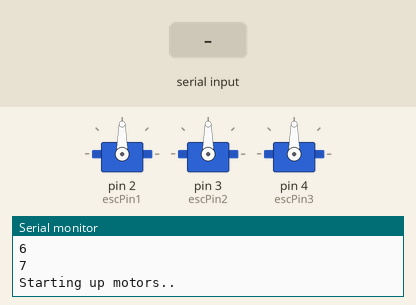
Recording of a sketch running on a simulated Arduino Uno, built with avr-gcc and run on an emulated ATmega328P. Shown: 3 × servo, the last lines printed to the serial monitor. The inputs (shaded band) are chosen by the test bench.

Above: at 9.2 s.
9.3 s: "U" received over Serial
At 10.3 s:
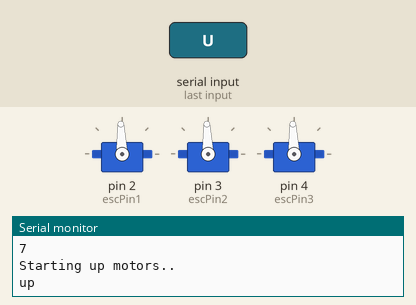
10.8 s: "D" received over Serial
At 11.5 s:
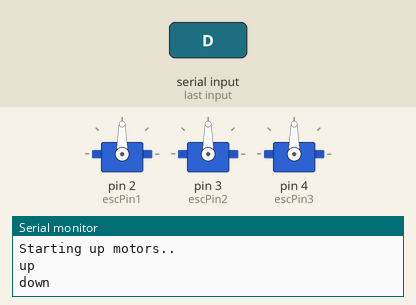
Timing chart, 0 to 13.8 s (numbered marks = the images above; inputs shaded):
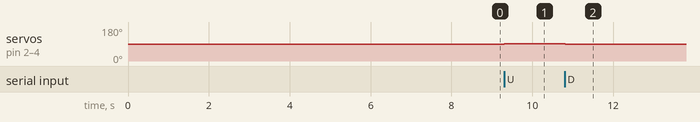

Measured:
- after the input at 9.3 s, servo on pin 2 (escPin1), servo on pin 3 (escPin2), servo on pin 4 (escPin3): 90° → 92° at once
- after the input at 10.8 s, servo on pin 2 (escPin1), servo on pin 3 (escPin2), servo on pin 4 (escPin3): 92° → 90° at once

The sketch:

micro_controller_test.ino
```cpp
#include <Servo.h>//Using servo library to control ESC

Servo esc1; //Creating a servo class with name as esc
Servo esc2; //Creating a servo class with name as esc1
Servo esc3;

byte escPin1 = 2;
byte escPin2 = 3;
byte escPin3 = 4;
int minPulseRate = 1000;
int maxPulseRate = 2000;
int throttleChangeDelay = 100;

int gThrottle = 1500;

void setup()

{
  Serial.begin(9600);
  //Init escs
  initEscs();
  for (int i = 1; i < 8; i++){
    delay(1000);
    Serial.println(i);
  }
  //startup cycle
  startUpMotors();
  //delay(7000);   // Delay for 4 seconds to let ESC power UP correctly
  //while(Serial.available() == 0) { }  //-snip-  // Wait for operator input before going to the loop()


}

void loop()
{

  if (Serial.available() > 0) {
      char command = Serial.read();

      switch (command) {
        case 'U':  // Increase throttle
          Serial.println("up");
          gThrottle += 10;
          if (gThrottle > 2000) {
            gThrottle = 2000;
          }
          break;
        case 'D':  // Decrease throttle
          Serial.println("down");
          gThrottle -= 10;
          if (gThrottle < 1000) {
            gThrottle = 1000;
          }
          break;

        case 'R':  // Decrease throttle
          Serial.println("reset");
          gThrottle = 1500;
          if (gThrottle < 1000) {
            gThrottle = 1000;
          }
          break;

      }
    }

  writeTo2Escs(gThrottle);
  //Serial.println("looping..");
  delay(throttleChangeDelay);  // delay so we don' t make changes tooo quickly
}

//Change velocity of the 2 escs at the same time
void writeTo2Escs(int throttle) {
  esc1.writeMicroseconds(throttle);
  esc2.writeMicroseconds(throttle);
  esc3.writeMicroseconds(throttle);

}


//Init escs
void initEscs() {
  Serial.println("Initializing motors..");
  esc1.attach(escPin1, minPulseRate, maxPulseRate);
  esc2.attach(escPin2, minPulseRate, maxPulseRate);
  esc3.attach(escPin3, minPulseRate, maxPulseRate);
  //Init motors with 0 value
  writeTo2Escs(1500);
}

//Start the motors
void startUpMotors() {
  Serial.println("Starting up motors..");
  delay(1000);
  writeTo2Escs(maxPulseRate);
}
```
